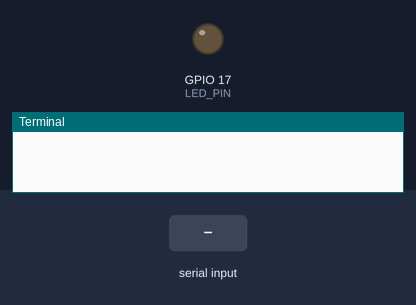
Simulated run of this program. Board: Raspberry Pi (BCM pin numbers). On the bench: output pins drawn as LEDs (lit = HIGH), the last lines printed to the terminal. Inputs (shaded band) come from the test bench.

Above: at 1.2 s.
1.3 s: "1" typed at the terminal, then Enter
At 1.9 s:
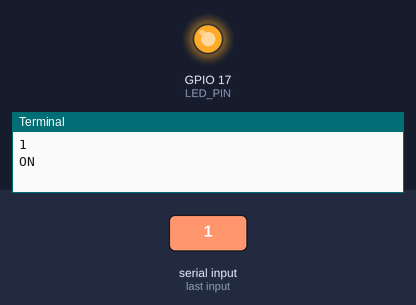
2.8 s: "5" typed at the terminal, then Enter
At 4.2 s:
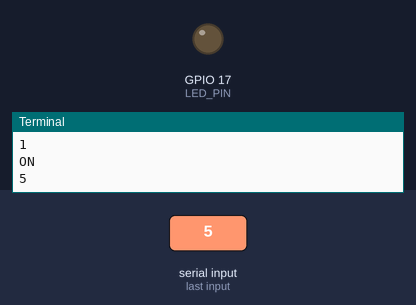
Timing chart, 0 to 5.8 s (numbered marks = the images above; inputs shaded):
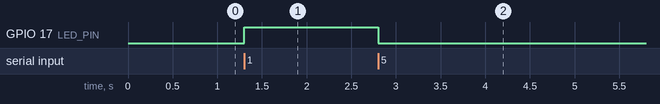

The program:

second.py
```python
#Pogram to turn led bulb on & off on user`s input

import RPi.GPIO as GPIO
import time

LED_PIN = 17

GPIO.setmode(GPIO.BCM)

GPIO.setup(LED_PIN, GPIO.OUT)
while True:
    i = int(input(""))
    if i==1:
        GPIO.output(LED_PIN, GPIO.HIGH)
        print("ON")
    elif i==0:
        GPIO.output(LED_PIN, GPIO.LOW)
        print("OFF")
    else:
        GPIO.cleanup()
```

Measured:
- after the input at 1.3 s, GPIO 17 (LED_PIN): LOW → HIGH at once
- after the input at 2.8 s, GPIO 17 (LED_PIN): HIGH → LOW at once
